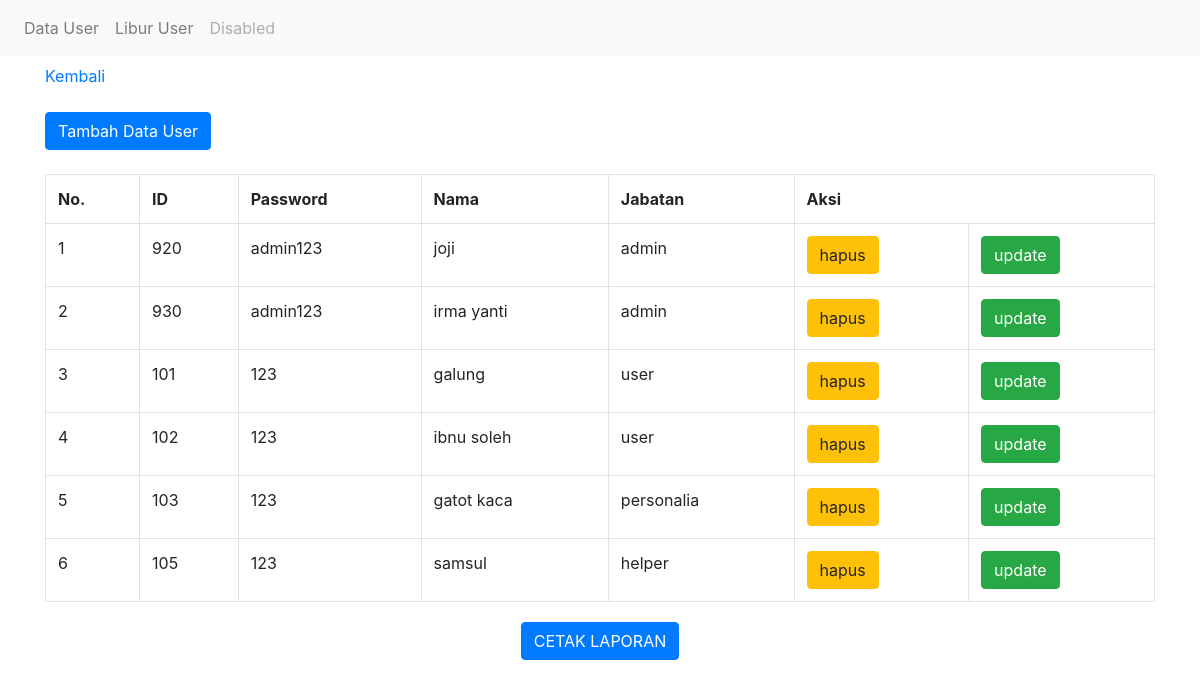
Screenshot of /dashboard/admin/data-user.php (signed in) with the database file from the repository.
### tables this page shows
CREATE TABLE `users` (
  `id` int(11) NOT NULL,
  `user_id` int(8) NOT NULL,
  `password` varchar(255) NOT NULL,
  `nama_lengkap` varchar(255) NOT NULL,
  `role` varchar(255) NOT NULL
);

### connection.php (called while the page is built, shortened)
<?php
$hostname = "localhost";
$username = "root";
$password = "";
$db_name = "db_absen";
$db = new mysqli($hostname, $username, $password, $db_name);
function query($query)
{
    global $db;
    $result = mysqli_query($db, $query);
    $datas = [];
    while ($data = mysqli_fetch_assoc($result)) {
        $datas[] = $data;
    }
    return $datas;
}

### dashboard/admin/data-user.php (the view, shortened to what this page needs)
<!DOCTYPE html>
<html lang="en">
<?php
include("../header.php");
?>
<body>
    <nav class="navbar navbar-expand-sm bg-light navbar-light">
        <ul class="navbar-nav">
            <li class="nav-item">
                <a class="nav-link" href="./admin/data-user.php">Data User</a>
            </li>
            <li class="nav-item">
                <a class="nav-link" href="./admin/dayoff-user.php">Libur User</a>
            </li>
            <li class="nav-item">
                <a class="nav-link disabled" href="#">Disabled</a>
            </li>
        </ul>
    </nav>
    <div class="container">
        <a href="../index-admin.php">Kembali</a>
        <br />
        <br />
        <a href="tambah.php" class="btn btn-primary">Tambah Data User</a>
        <br>
        <br>
        <table class="table table-bordered table-hover">
            <tr class="tr">
                <th class="th">No.</th>
                <th class="th">ID</th>
                <th class="th">Password</th>
                <th class="th">Nama</th>
                <th class="th">Jabatan</th>
                <th class="th" colspan="2">Aksi</th>
            </tr>
            <?php
            include("../../connection.php");
            $user = query("SELECT * FROM users");
            $no = 1;
            foreach ($user as $data) :
                echo "<tr class='tr'>";
                echo "<td class='td'>" . $no++ . "</td>";
                echo "<td class='td'>" . $data['user_id'] . "</td>";
                echo "<td class='td'>" . $data['password'] . "</td>";
                echo "<td class='td'>" . $data['nama_lengkap'] . "</td>";
                echo "<td class='td'>" . $data['role'] . "</td>";
                echo "<td class='td'>" . '<a href="hapus.php?user_id=' . $data['user_id'] . '" class="btn btn-warning">hapus</a>' . "</td>";
                echo "<td class='td'>" . '<a href="update.php?user_id=' . $data['user_id'] . '" class="btn btn-success">update</a>' . "</td>";
                echo "</tr>";
            endforeach;
            ?>
        </table>
    </div>
    <div style="display: flex; justify-content:center;align-items:center; margin-top: 20px;">
        <button class="btn btn-primary" style="text-align:center" onclick="window.print()">CETAK LAPORAN</button>
    </div>
</body>
</html>

### rows the page displays
users: user "920", password "admin123", nama_lengkap "joji", role "admin"
users: user "930", password "admin123", nama_lengkap "irma yanti", role "admin"
users: user "101", password "123", nama_lengkap "galung", role "user"
users: user "102", password "123", nama_lengkap "ibnu soleh", role "user"
users: user "103", password "123", nama_lengkap "gatot kaca", role "personalia"
users: user "105", password "123", nama_lengkap "samsul", role "helper"
